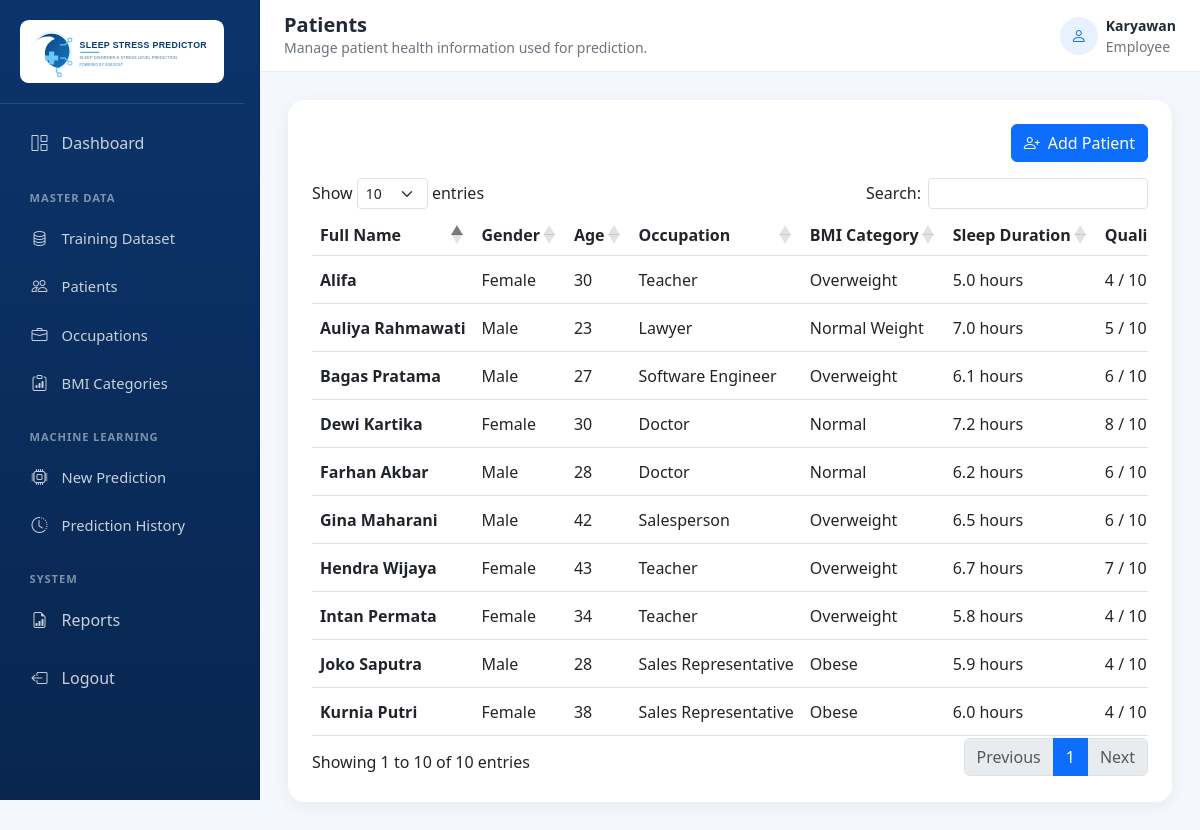
Page /master-data/patients (signed in) on the committed database.
### models/database.py (models this page shows)
class User(UserMixin, db.Model):
    __tablename__ = "users"
    id = db.Column(db.Integer, primary_key=True)
    full_name = db.Column(db.String(120), nullable=False)
    username = db.Column(db.String(80), nullable=False, unique=True, index=True)
    password_hash = db.Column(db.String(256), nullable=False)
    role = db.Column(db.String(20), nullable=False, default="Admin")
    created_at = db.Column(db.DateTime, nullable=False, default=jakarta_now)

class Patient(db.Model):
    __tablename__ = "patients"
    id = db.Column(db.Integer, primary_key=True)
    full_name = db.Column(db.String(120), nullable=False)
    gender = db.Column(db.String(20), nullable=False)
    age = db.Column(db.Integer, nullable=False)
    occupation_id = db.Column(db.Integer, db.ForeignKey("occupations.id"), nullable=False, index=True)
    sleep_duration = db.Column(db.Float, nullable=False)
    quality_of_sleep = db.Column(db.Integer, nullable=False)
    physical_activity_level = db.Column(db.Integer, nullable=False)
    daily_steps = db.Column(db.Integer, nullable=False)
    bmi_category_id = db.Column(db.Integer, db.ForeignKey("bmi_categories.id"), nullable=False, index=True)
    heart_rate = db.Column(db.Integer, nullable=False)
    systolic_bp = db.Column(db.Integer, nullable=False)
    diastolic_bp = db.Column(db.Integer, nullable=False)
    created_at = db.Column(db.DateTime, nullable=False, default=jakarta_now)
    updated_at = db.Column(db.DateTime, nullable=False, default=jakarta_now, onupdate=jakarta_now)
    occupation = db.relationship("Occupation", back_populates="patients")
    bmi_category = db.relationship("BmiCategory", back_populates="patients")
    prediction_history = db.relationship(
        "PredictionHistory", back_populates="patient", cascade="all, delete-orphan"
    )

class Occupation(db.Model):
    __tablename__ = "occupations"
    id = db.Column(db.Integer, primary_key=True)
    name = db.Column(db.String(120), nullable=False, unique=True, index=True)
    created_at = db.Column(db.DateTime, nullable=False, default=jakarta_now)
    training_dataset_records = db.relationship("TrainingDatasetRecord", back_populates="occupation")
    patients = db.relationship("Patient", back_populates="occupation")

class BmiCategory(db.Model):
    __tablename__ = "bmi_categories"
    id = db.Column(db.Integer, primary_key=True)
    name = db.Column(db.String(80), nullable=False, unique=True, index=True)
    created_at = db.Column(db.DateTime, nullable=False, default=jakarta_now)
    training_dataset_records = db.relationship("TrainingDatasetRecord", back_populates="bmi_category")
    patients = db.relationship("Patient", back_populates="bmi_category")

### routes/master_data.py (the view)
@master_data_bp.get("/patients")
@login_required
def patients():
    return render_template("patients/index.html", patients=Patient.query.order_by(Patient.created_at.desc()).all())

### app.py (called while the page is built)
@login_manager.user_loader
def load_user(user_id):
    return db.session.get(User, int(user_id))

### templates/patients/index.html (shortened to what this page needs)
{% extends "base.html" %}
{% block page_title %}Patients{% endblock %}
{% block page_subtitle %}Manage patient health information used for prediction.{% endblock %}
{% block content %}
<div class="card border-0 dashboard-card">
  <div class="card-body p-4">
    <div class="responsive-toolbar justify-content-end mb-3">
      <a class="btn btn-primary" href="{{ url_for('master_data.patient_create') }}"><i class="bi bi-person-plus me-2"></i>Add Patient</a>
    </div>
    <div class="table-responsive">
      <table class="table data-table align-middle text-nowrap w-100">
        <thead>
          <tr>
            <th>Full Name</th>
            <th>Gender</th>
            <th>Age</th>
            <th>Occupation</th>
            <th>BMI Category</th>
            <th>Sleep Duration</th>
            <th>Quality of Sleep</th>
          </tr>
        </thead>
        <tbody>
          {% for patient in patients %}
          <tr>
            <td class="fw-semibold">{{ patient.full_name }}</td>
            <td>{{ patient.gender }}</td>
            <td>{{ patient.age }}</td>
            <td>{{ patient.occupation.name }}</td>
            <td>{{ patient.bmi_category.name }}</td>
            <td>{{ patient.sleep_duration }} hours</td>
            <td>{{ patient.quality_of_sleep }} / 10</td>
          </tr>
          {% endfor %}
        </tbody>
      </table>
    </div>
  </div>
</div>
{% endblock %}

### templates/base.html (shortened to what this page needs)
<!DOCTYPE html>
<html lang="en">
<head>
  <link href="https://cdn.jsdelivr.net/npm/bootstrap@5.3.0/dist/css/bootstrap.min.css" rel="stylesheet">
  <link rel="stylesheet" href="https://cdn.jsdelivr.net/npm/bootstrap-icons@1.11.1/font/bootstrap-icons.css">
  <link rel="stylesheet" href="https://cdn.datatables.net/1.13.8/css/dataTables.bootstrap5.min.css">
  <link rel="stylesheet" href="{{ url_for('static', filename='css/dashboard.css') }}">
</head>
<body class="dashboard-body">
  <aside class="app-sidebar offcanvas offcanvas-start" tabindex="-1" id="appSidebar" aria-labelledby="appSidebarLabel">
    <div class="offcanvas-body d-flex flex-column p-0">
      <a class="sidebar-brand flex-shrink-0" href="{{ url_for('system.dashboard') }}"><img src="{{ url_for('static', filename='img/logo.svg') }}" alt="Sleep Stress Predictor" class="sidebar-logo"></a>
      <nav class="sidebar-nav nav flex-column flex-nowrap">
      <a class="nav-link {% if request.endpoint == 'system.dashboard' %}active{% endif %}" href="{{ url_for('system.dashboard') }}"><i class="bi bi-grid-1x2 me-2"></i>Dashboard</a>
      <div class="nav-label">Master Data</div><div class="submenu">
        <a class="nav-link" href="{{ url_for('training_dataset.index') }}"><i class="bi bi-database me-2"></i>Training Dataset</a>
        <a class="nav-link" href="{{ url_for('master_data.patients') }}"><i class="bi bi-people me-2"></i>Patients</a>
        <a class="nav-link" href="{{ url_for('master_data.occupations') }}"><i class="bi bi-briefcase me-2"></i>Occupations</a>
        <a class="nav-link" href="{{ url_for('master_data.bmi_categories') }}"><i class="bi bi-clipboard-data me-2"></i>BMI Categories</a>
      </div>
      <div class="nav-label">Machine Learning</div><div class="submenu">
        <a class="nav-link" href="{{ url_for('prediction.new_prediction') }}"><i class="bi bi-cpu me-2"></i>New Prediction</a>
        <a class="nav-link" href="{{ url_for('prediction.history') }}"><i class="bi bi-clock-history me-2"></i>Prediction History</a>
      </div>
      <div class="nav-label">System</div>
      <a class="nav-link" href="{{ url_for('reports.index') }}"><i class="bi bi-file-earmark-bar-graph me-2"></i>Reports</a>
      <form method="post" action="{{ url_for('auth.logout') }}" class="mt-2"><button class="sidebar-logout" type="submit"><i class="bi bi-box-arrow-left me-2"></i>Logout</button></form>
      </nav>
    </div>
  </aside>
  <main class="app-main">
    <header class="app-topbar d-flex justify-content-between align-items-center px-3 px-lg-4">
      <div class="d-flex align-items-center gap-2 gap-sm-3 page-heading">
        <div class="page-heading-text"><h5 class="mb-0 fw-bold text-truncate">{% block page_title %}Sleep Stress Predictor{% endblock %}</h5><small class="text-secondary d-block text-truncate">{% block page_subtitle %}{% endblock %}</small></div>
      </div>
      <div class="d-flex align-items-center gap-2 flex-shrink-0"><span class="user-avatar"><i class="bi bi-person"></i></span><div class="small d-none d-sm-block"><strong class="d-block text-truncate user-name">{{ current_user.full_name }}</strong><span class="text-secondary">{{ 'Administrator' if current_user.role == 'Admin' else 'Employee' }}</span></div></div>
    </header>
    <section class="page-content">
      {% block content %}{% endblock %}
    </section>
  </main>
</body>
</html>

### static/css/dashboard.css (style rules this page uses)
:root { --brand-blue: #0d6efd; --sidebar-width: 260px; }
html { max-width: 100%; overflow-x: clip; }
body.dashboard-body { background: #f4f7fb; color: #1f2937; max-width: 100%; min-height: 100vh; overflow-x: clip; }
img, svg, canvas { height: auto; max-width: 100%; }
.app-sidebar { --bs-offcanvas-width: min(86vw, 280px); background: linear-gradient(180deg, #0c346b 0%, #08264f 100%); border: 0; color: #fff; height: 100dvh; max-height: 100dvh; max-width: 100%; overflow: hidden; }
.app-sidebar .offcanvas-header, .sidebar-brand { border-bottom: 1px solid rgba(255, 255, 255, .12); }
.app-sidebar .offcanvas-body { flex: 1 1 auto; height: 100%; min-height: 0; overflow-x: hidden; overflow-y: auto !important; overscroll-behavior: contain; scrollbar-gutter: stable; -webkit-overflow-scrolling: touch; }
.sidebar-brand { color: #fff; display: block; font-size: 1.2rem; font-weight: 700; padding: 1.25rem; text-decoration: none; }
.sidebar-logo { background: #fff; border-radius: .55rem; display: block; padding: .35rem; width: 100%; }
.sidebar-nav { padding: 1rem; }
.sidebar-nav .nav-link, .sidebar-logout { align-items: center; display: flex; gap: .75rem; min-height: 44px; padding: .72rem .85rem; }
.sidebar-nav .nav-link { border-radius: .6rem; color: rgba(255, 255, 255, .78); font-weight: 500; margin-bottom: .2rem; }
.sidebar-nav .nav-link i, .sidebar-logout i { align-items: center; display: inline-flex; flex: 0 0 1.25rem; font-size: 1rem; justify-content: center; line-height: 1; margin-right: 0 !important; width: 1.25rem; }
.sidebar-nav .nav-label { color: rgba(255, 255, 255, .48); font-size: .7rem; font-weight: 700; letter-spacing: .08em; margin: 1.25rem .85rem .55rem; text-transform: uppercase; }
.sidebar-nav .submenu .nav-link { font-size: .92rem; padding-left: .85rem; }
.sidebar-logout { background: transparent; border: 0; color: rgba(255, 255, 255, .78); text-align: left; width: 100%; }
.app-main { max-width: 100%; min-height: 100vh; min-width: 0; width: 100%; }
.app-topbar { background: #fff; border-bottom: 1px solid #e7edf5; gap: .75rem; min-height: 72px; width: 100%; }
.page-heading, .page-heading-text { min-width: 0; }
.page-heading { flex: 1 1 auto; }
.page-heading-text { max-width: min(58vw, 700px); }
.user-name { max-width: 190px; }
.page-content { max-width: 100%; min-width: 0; padding: 1.75rem; width: 100%; }
.page-content > *, .row > *, .card, .card-body, .dashboard-card .d-flex, .responsive-toolbar > * { min-width: 0; }
.dashboard-card { border-radius: 1rem; box-shadow: 0 .25rem 1rem rgba(31, 41, 55, .06); max-width: 100%; }
.user-avatar { align-items: center; background: #e8f1ff; border-radius: 50%; color: var(--brand-blue); display: inline-flex; flex: 0 0 38px; height: 38px; justify-content: center; width: 38px; }
.table-responsive { -webkit-overflow-scrolling: touch; max-width: 100%; overflow-x: auto; width: 100%; }
.responsive-toolbar { align-items: center; display: flex; flex-wrap: wrap; gap: .75rem; justify-content: space-between; }
@media (min-width: 992px) { .app-sidebar.offcanvas { bottom: 0; height: 100dvh; max-height: 100dvh; top: 0; transform: none !important; visibility: visible !important; width: var(--sidebar-width); } }
@media (min-width: 992px) { .app-main { margin-left: var(--sidebar-width); max-width: calc(100% - var(--sidebar-width)); width: calc(100% - var(--sidebar-width)); } }

### rows in the picture
User: full_name "Karyawan", role "Employee"
Patient: full_name "Bagas Pratama", gender "Male", age "27", occupation.name "Software Engineer", bmi_category.name "Overweight", sleep_duration "6.1", quality_of_sleep "6"
Patient: full_name "Dewi Kartika", gender "Female", age "30", occupation.name "Doctor", bmi_category.name "Normal", sleep_duration "7.2", quality_of_sleep "8"
Patient: full_name "Farhan Akbar", gender "Male", age "28", occupation.name "Doctor", bmi_category.name "Normal", sleep_duration "6.2", quality_of_sleep "6"
Patient: full_name "Gina Maharani", gender "Male", age "42", occupation.name "Salesperson", bmi_category.name "Overweight", sleep_duration "6.5", quality_of_sleep "6"
Patient: full_name "Hendra Wijaya", gender "Female", age "43", occupation.name "Teacher", bmi_category.name "Overweight", sleep_duration "6.7", quality_of_sleep "7"
Patient: full_name "Intan Permata", gender "Female", age "34", occupation.name "Teacher", bmi_category.name "Overweight", sleep_duration "5.8", quality_of_sleep "4"
Patient: full_name "Joko Saputra", gender "Male", age "28", occupation.name "Sales Representative", bmi_category.name "Obese", sleep_duration "5.9", quality_of_sleep "4"
Patient: full_name "Kurnia Putri", gender "Female", age "38", occupation.name "Sales Representative", bmi_category.name "Obese", sleep_duration "6.0", quality_of_sleep "4"
Patient: full_name "Alifa", gender "Female", age "30", occupation.name "Teacher", bmi_category.name "Overweight", sleep_duration "5.0", quality_of_sleep "4"
Patient: full_name "Auliya Rahmawati", gender "Male", age "23", occupation.name "Lawyer", bmi_category.name "Normal Weight", sleep_duration "7.0", quality_of_sleep "5"
